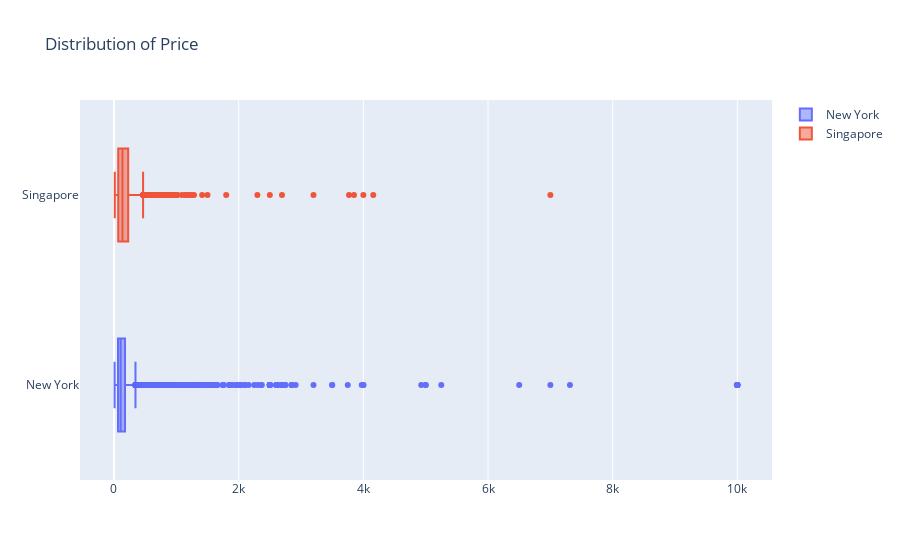

Notebook code cell kept with this figure:
### Code cell
#Distribution of price
y0 = ny_listings['price']
y1 = sg_listings['price']

fig = go.Figure()
fig.add_trace(go.Box(x=y0, quartilemethod="linear", name="New York"))
fig.add_trace(go.Box(x=y1, quartilemethod="linear", name="Singapore"))

fig.update_layout(title_text="Distribution of Price")
fig.show()

### Figure 1 — Plotly figure (JSON) as saved in the notebook; plotly's stock layout.template omitted (floating-point values rounded to 4 significant figures; data arrays with more than 128 entries replaced by an {"elided": "..."} marker saying what was removed)
{"data": [{"name": "New York", "quartilemethod": "linear", "type": "box", "x": {"elided": "23097 int values"}}, {"name": "Singapore", "quartilemethod": "linear", "type": "box", "x": {"elided": "2177 int values"}}], "layout": {"autosize": true, "title": {"text": "Distribution of Price"}, "xaxis": {"autorange": true, "range": [-545, 10555], "type": "linear"}, "yaxis": {"autorange": true, "range": [-0.5, 1.5], "type": "category"}}}
